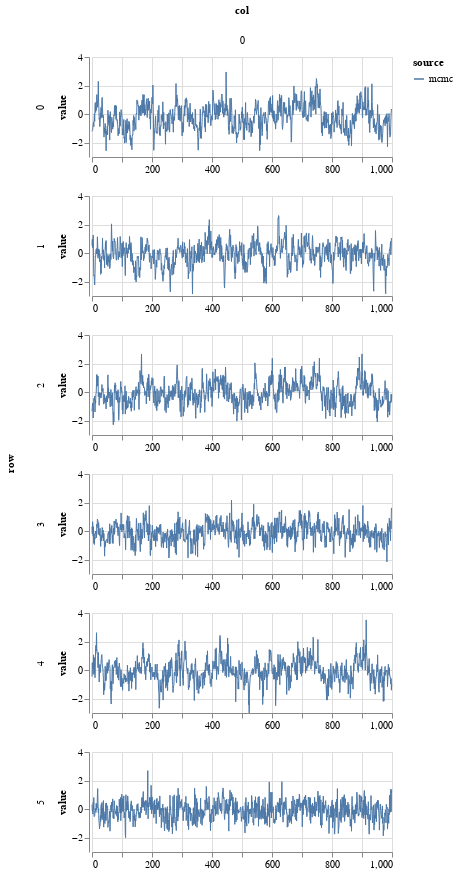

Notebook code for this chart:
### Code cell
param = 'beta'
df = get_post_df(ps[param]) 
df['source'] = 'mcmc'
plot_line(df, height=100)

### Figure 1 — Vega-Lite specification as saved in the notebook (floating-point values rounded to 4 significant figures; data arrays with more than 128 entries replaced by an {"elided": "..."} marker saying what was removed)
{"config": {"view": {"continuousWidth": 400, "continuousHeight": 300}}, "data": {"name": "data-c790c84a083c9acac5e9599544661620"}, "mark": {"type": "line", "strokeWidth": 1}, "encoding": {"color": {"type": "nominal", "field": "source"}, "column": {"type": "quantitative", "field": "col"}, "row": {"type": "quantitative", "field": "row"}, "x": {"type": "quantitative", "field": "idx", "title": null}, "y": {"type": "quantitative", "field": "value"}}, "height": 100, "resolve": {"scale": {"x": "independent"}}, "width": 300, "$schema": "https://vega.github.io/schema/vega-lite/v4.8.1.json", "datasets": {"data-c790c84a083c9acac5e9599544661620": {"elided": "6000 records"}}}
